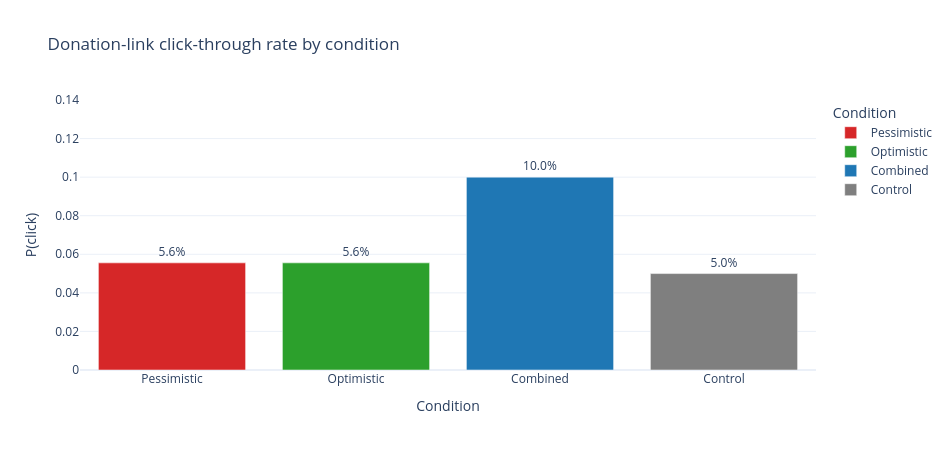

Write notebook code for a chart like this one.
### Markdown cell above
## 8. Extension — Donation-link click-through

χ² test of click vs condition; logistic regression with affect indices and self-reported WTD as predictors.

### Code cell
ct = pd.crosstab(df["Condition"], df["Clicked"])
chi2, p_chi, dof, _ = stats.chi2_contingency(ct)
print("Click counts by condition:")
print(ct)
print(f"\nχ²({dof}) = {chi2:.3f}, p = {p_chi:.4f}")

rate = (df.groupby("Condition", observed=True)["Clicked"].mean()
          .reindex(CONDITION_ORDER).reset_index())
fig = px.bar(rate, x="Condition", y="Clicked", color="Condition",
             color_discrete_map=CONDITION_COLORS,
             text=rate["Clicked"].apply(lambda v: f"{v*100:.1f}%"),
             title="Donation-link click-through rate by condition")
fig.update_traces(textposition="outside")
ymax = max(0.05, rate["Clicked"].max()*1.4) if rate["Clicked"].max() > 0 else 0.05
fig.update_yaxes(range=[0, ymax], title="P(click)")
show(fig, "05_click_rate", h=450)

### Figure 1 — Plotly figure (JSON) as saved in the notebook; plotly's stock layout.template omitted (floating-point values rounded to 4 significant figures)
{"data": [{"hovertemplate": "Condition=%{x}<br>Clicked=%{y}<br>text=%{text}<extra></extra>", "legendgroup": "Pessimistic", "marker": {"color": "#d62728", "pattern": {"shape": ""}}, "name": "Pessimistic", "orientation": "v", "showlegend": true, "text": ["5.6%"], "textposition": "outside", "type": "bar", "x": ["Pessimistic"], "xaxis": "x", "y": [0.05556], "yaxis": "y"}, {"hovertemplate": "Condition=%{x}<br>Clicked=%{y}<br>text=%{text}<extra></extra>", "legendgroup": "Optimistic", "marker": {"color": "#2ca02c", "pattern": {"shape": ""}}, "name": "Optimistic", "orientation": "v", "showlegend": true, "text": ["5.6%"], "textposition": "outside", "type": "bar", "x": ["Optimistic"], "xaxis": "x", "y": [0.05556], "yaxis": "y"}, {"hovertemplate": "Condition=%{x}<br>Clicked=%{y}<br>text=%{text}<extra></extra>", "legendgroup": "Combined", "marker": {"color": "#1f77b4", "pattern": {"shape": ""}}, "name": "Combined", "orientation": "v", "showlegend": true, "text": ["10.0%"], "textposition": "outside", "type": "bar", "x": ["Combined"], "xaxis": "x", "y": [0.1], "yaxis": "y"}, {"hovertemplate": "Condition=%{x}<br>Clicked=%{y}<br>text=%{text}<extra></extra>", "legendgroup": "Control", "marker": {"color": "#7f7f7f", "pattern": {"shape": ""}}, "name": "Control", "orientation": "v", "showlegend": true, "text": ["5.0%"], "textposition": "outside", "type": "bar", "x": ["Control"], "xaxis": "x", "y": [0.05], "yaxis": "y"}], "layout": {"barmode": "relative", "height": 450, "legend": {"title": {"text": "Condition"}, "tracegroupgap": 0}, "title": {"text": "Donation-link click-through rate by condition"}, "width": 950, "xaxis": {"anchor": "y", "categoryarray": ["Pessimistic", "Optimistic", "Combined", "Control"], "categoryorder": "array", "domain": [0, 1], "title": {"text": "Condition"}}, "yaxis": {"anchor": "x", "domain": [0, 1], "range": [0, 0.14], "title": {"text": "P(click)"}}}}
